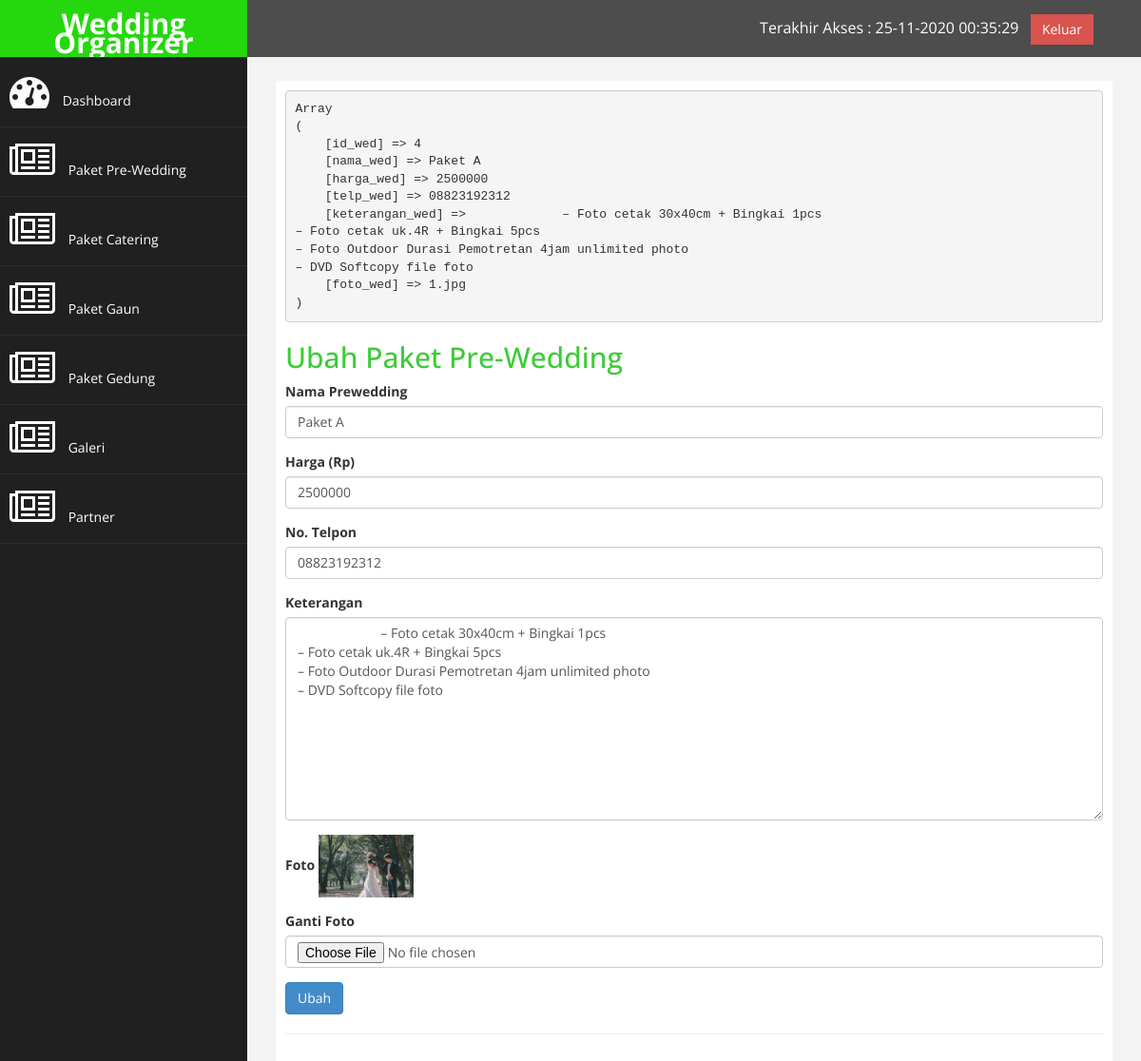
Page /admin.php?halaman=ubah_paket_prewed&id=4 (signed in) on the committed database.
### tables this page shows
CREATE TABLE `wedding` (
  `id_wed` int(3) NOT NULL,
  `nama_wed` varchar(50) NOT NULL,
  `harga_wed` varchar(15) NOT NULL,
  `telp_wed` varchar(12) NOT NULL,
  `keterangan_wed` text NOT NULL,
  `foto_wed` text NOT NULL
);

### ubah_paket_prewed.php (the view, shortened to what this page needs)
<?php
$ambil = mysqli_query($link, "SELECT * FROM wedding WHERE id_wed='$_GET[id]'");
$pecah = mysqli_fetch_assoc($ambil);
echo "<pre>";
print_r($pecah);
echo "</pre>";
?>
<h2>Ubah Paket Pre-Wedding</h2>
<form method="post" enctype="multipart/form-data">
    <div class="form-group">
        <label>Nama Prewedding</label>
        <input type="text" name="nama" class="form-control" value="<?= $pecah['nama_wed']; ?>">
    </div>
    <div class="form-group">
        <label>Harga (Rp)</label>
        <input type="number" name="harga" class="form-control" value="<?= $pecah['harga_wed']; ?>">
    </div>
    <div class="form-group">
        <label>No. Telpon</label>
        <input type="number" name="telp" class="form-control" value="<?= $pecah['telp_wed']; ?>">
    </div>
    <div class="form-group">
        <label>Keterangan</label>
        <textarea name="ket" cols="30" rows="10" class="form-control">
            <?= $pecah['keterangan_wed'] ?>
        </textarea>
    </div>
    <div class="form-group">
        <label>Foto</label>
        <img src="images/<?= $pecah['foto_wed'] ?>" width="100px">
    </div>
    <div class="form-group">
        <label>Ganti Foto</label>
        <input type="file" name="foto" class="form-control">
    </div>
    <button class="btn btn-primary" name="ubah">Ubah</button>
</form>

### admin/assets/css/custom.css (style rules this page uses)
body { font-family: 'Open Sans', sans-serif; }
h2 { color: rgba(32, 197, 26, 0.877); }

### rows in the picture
wedding: nama "Paket A", harga "2500000", telp "08823192312", ket "– Foto cetak 30x40cm + Bingkai 1pcs – Foto cetak uk.4R + Bingkai 5pcs – Foto Outdoor Durasi Pemotretan 4jam unlimited photo – DVD Softcopy file foto", foto_wed (picture)
